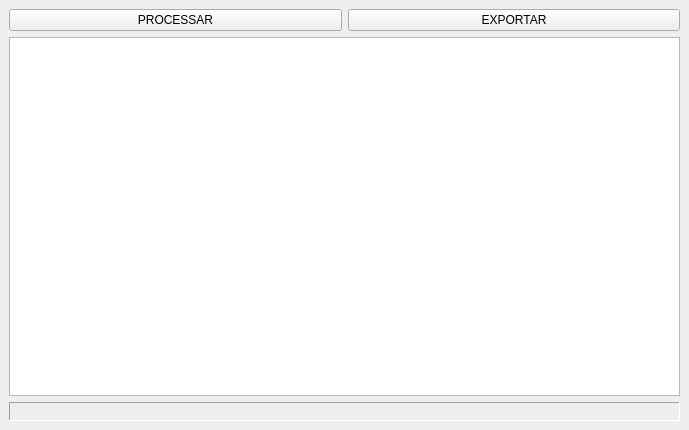
<?xml version="1.0" encoding="UTF-8"?>
<ui version="4.0">
 <class>MainWindow</class>
 <widget class="QMainWindow" name="MainWindow">
  <property name="geometry">
   <rect>
    <x>0</x>
    <y>0</y>
    <width>689</width>
    <height>430</height>
   </rect>
  </property>
  <property name="windowTitle">
   <string>MainWindow</string>
  </property>
  <widget class="QWidget" name="centralwidget">
   <layout class="QGridLayout" name="gridLayout">
    <item row="0" column="0">
     <widget class="QPushButton" name="processButton">
      <property name="text">
       <string>PROCESSAR</string>
      </property>
     </widget>
    </item>
    <item row="0" column="1">
     <widget class="QPushButton" name="exportButton">
      <property name="text">
       <string>EXPORTAR</string>
      </property>
     </widget>
    </item>
    <item row="1" column="0" colspan="2">
     <widget class="QTableWidget" name="tableWidget"/>
    </item>
    <item row="2" column="0" colspan="2">
     <widget class="QLabel" name="status">
      <property name="font">
       <font>
        <pointsize>11</pointsize>
       </font>
      </property>
      <property name="frameShape">
       <enum>QFrame::Panel</enum>
      </property>
      <property name="frameShadow">
       <enum>QFrame::Sunken</enum>
      </property>
      <property name="text">
       <string/>
      </property>
     </widget>
    </item>
   </layout>
  </widget>
  <widget class="QMenuBar" name="menubar">
   <property name="geometry">
    <rect>
     <x>0</x>
     <y>0</y>
     <width>689</width>
     <height>21</height>
    </rect>
   </property>
  </widget>
 </widget>
 <resources/>
 <connections/>
</ui>
